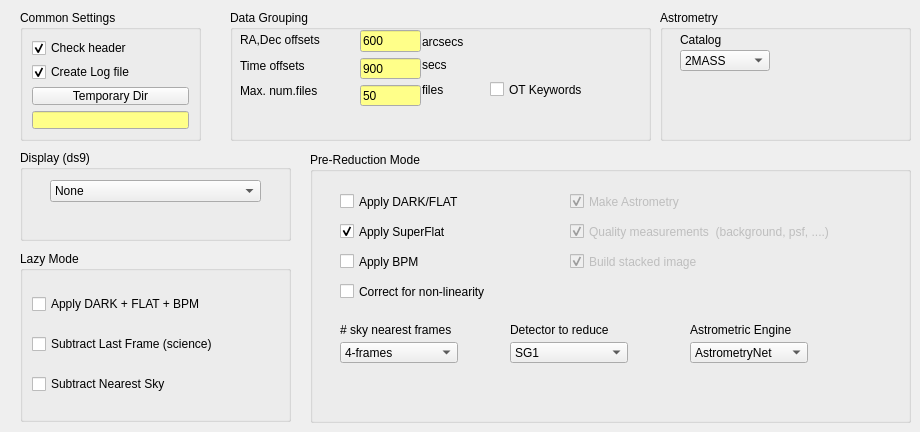
    <widget class="QWidget" name="TabPage">
     <attribute name="title">
      <string>Setup</string>
     </attribute>
     <widget class="QGroupBox" name="groupBox">
      <property name="geometry">
       <rect>
        <x>20</x>
        <y>10</y>
        <width>181</width>
        <height>131</height>
       </rect>
      </property>
      <property name="title">
       <string>Common Settings</string>
      </property>
      <layout class="QVBoxLayout" name="verticalLayout_2">
       <item>
        <widget class="QCheckBox" name="checkBox">
         <property name="text">
          <string>Check header</string>
         </property>
         <property name="checked">
          <bool>true</bool>
         </property>
        </widget>
       </item>
       <item>
        <widget class="QCheckBox" name="checkBox7_2_2_2">
         <property name="text">
          <string>Create Log file</string>
         </property>
         <property name="checked">
          <bool>true</bool>
         </property>
        </widget>
       </item>
       <item>
        <widget class="QPushButton" name="pushButton_tempD">
         <property name="toolTip">
          <string>Browse the temporal file location</string>
         </property>
         <property name="text">
          <string>Temporary Dir</string>
         </property>
        </widget>
       </item>
       <item>
        <widget class="QLineEdit" name="lineEdit_tempD">
         <property name="palette">
          <palette>
           <active>
            <colorrole role="Base">
             <brush brushstyle="SolidPattern">
              <color alpha="255">
               <red>255</red>
               <green>255</green>
               <blue>137</blue>
              </color>
             </brush>
            </colorrole>
           </active>
           <inactive>
            <colorrole role="Base">
             <brush brushstyle="SolidPattern">
              <color alpha="255">
               <red>255</red>
               <green>255</green>
               <blue>137</blue>
              </color>
             </brush>
            </colorrole>
           </inactive>
           <disabled>
            <colorrole role="Base">
             <brush brushstyle="SolidPattern">
              <color alpha="255">
               <red>244</red>
               <green>244</green>
               <blue>244</blue>
              </color>
             </brush>
            </colorrole>
           </disabled>
          </palette>
         </property>
         <property name="toolTip">
          <string>Temporal files location</string>
         </property>
         <property name="readOnly">
          <bool>true</bool>
         </property>
        </widget>
       </item>
      </layout>
     </widget>
     <widget class="QGroupBox" name="groupBox_2">
      <property name="geometry">
       <rect>
        <x>230</x>
        <y>10</y>
        <width>421</width>
        <height>131</height>
       </rect>
      </property>
      <property name="title">
       <string>Data Grouping</string>
      </property>
      <widget class="QLabel" name="textLabel5">
       <property name="geometry">
        <rect>
         <x>192</x>
         <y>22</y>
         <width>58</width>
         <height>20</height>
        </rect>
       </property>
       <property name="text">
        <string>arcsecs</string>
       </property>
       <property name="wordWrap">
        <bool>false</bool>
       </property>
      </widget>
      <widget class="QLabel" name="textLabel5_2">
       <property name="geometry">
        <rect>
         <x>192</x>
         <y>45</y>
         <width>58</width>
         <height>20</height>
        </rect>
       </property>
       <property name="midLineWidth">
        <number>1</number>
       </property>
       <property name="text">
        <string>secs</string>
       </property>
       <property name="wordWrap">
        <bool>false</bool>
       </property>
      </widget>
      <widget class="QCheckBox" name="checkBox_data_grouping_OT">
       <property name="geometry">
        <rect>
         <x>260</x>
         <y>70</y>
         <width>140</width>
         <height>19</height>
        </rect>
       </property>
       <property name="text">
        <string>OT Keywords</string>
       </property>
       <property name="checked">
        <bool>false</bool>
       </property>
      </widget>
      <widget class="QLabel" name="textLabel5_3">
       <property name="geometry">
        <rect>
         <x>192</x>
         <y>70</y>
         <width>58</width>
         <height>20</height>
        </rect>
       </property>
       <property name="midLineWidth">
        <number>1</number>
       </property>
       <property name="text">
        <string>files</string>
       </property>
       <property name="wordWrap">
        <bool>false</bool>
       </property>
      </widget>
      <widget class="QWidget" name="layoutWidget">
       <property name="geometry">
        <rect>
         <x>10</x>
         <y>20</y>
         <width>93</width>
         <height>71</height>
        </rect>
       </property>
       <layout class="QVBoxLayout" name="verticalLayout_3">
        <item>
         <widget class="QLabel" name="textLabel4_3">
          <property name="text">
           <string>RA,Dec offsets</string>
          </property>
          <property name="wordWrap">
           <bool>false</bool>
          </property>
         </widget>
        </item>
        <item>
         <widget class="QLabel" name="textLabel4_3_2">
          <property name="text">
           <string>Time offsets</string>
          </property>
          <property name="wordWrap">
           <bool>false</bool>
          </property>
         </widget>
        </item>
        <item>
         <widget class="QLabel" name="textLabel4_3_3">
          <property name="text">
           <string>Max. num.files</string>
          </property>
          <property name="wordWrap">
           <bool>false</bool>
          </property>
         </widget>
        </item>
       </layout>
      </widget>
      <widget class="QWidget" name="layoutWidget">
       <property name="geometry">
        <rect>
         <x>130</x>
         <y>20</y>
         <width>61</width>
         <height>76</height>
        </rect>
       </property>
       <layout class="QVBoxLayout" name="verticalLayout_4">
        <item>
         <widget class="QLineEdit" name="lineEdit_ra_dec_near_offset">
          <property name="palette">
           <palette>
            <active>
             <colorrole role="Base">
              <brush brushstyle="SolidPattern">
               <color alpha="255">
                <red>255</red>
                <green>255</green>
                <blue>137</blue>
               </color>
              </brush>
             </colorrole>
            </active>
            <inactive>
             <colorrole role="Base">
              <brush brushstyle="SolidPattern">
               <color alpha="255">
                <red>255</red>
                <green>255</green>
                <blue>137</blue>
               </color>
              </brush>
             </colorrole>
            </inactive>
            <disabled>
             <colorrole role="Base">
              <brush brushstyle="SolidPattern">
               <color alpha="255">
                <red>244</red>
                <green>244</green>
                <blue>244</blue>
               </color>
              </brush>
             </colorrole>
            </disabled>
           </palette>
          </property>
          <property name="inputMask">
           <string>#####; </string>
          </property>
          <property name="text">
           <string>600</string>
          </property>
         </widget>
        </item>
        <item>
         <widget class="QLineEdit" name="lineEdit_time_near_offset">
          <property name="palette">
           <palette>
            <active>
             <colorrole role="Base">
              <brush brushstyle="SolidPattern">
               <color alpha="255">
                <red>255</red>
                <green>255</green>
                <blue>137</blue>
               </color>
              </brush>
             </colorrole>
            </active>
            <inactive>
             <colorrole role="Base">
              <brush brushstyle="SolidPattern">
               <color alpha="255">
                <red>255</red>
                <green>255</green>
                <blue>137</blue>
               </color>
              </brush>
             </colorrole>
            </inactive>
            <disabled>
             <colorrole role="Base">
              <brush brushstyle="SolidPattern">
               <color alpha="255">
                <red>244</red>
                <green>244</green>
                <blue>244</blue>
               </color>
              </brush>
             </colorrole>
            </disabled>
           </palette>
          </property>
          <property name="inputMask">
           <string>#####; </string>
          </property>
          <property name="text">
           <string>900</string>
          </property>
         </widget>
        </item>
        <item>
         <widget class="QLineEdit" name="lineEdit_max_num_files">
          <property name="palette">
           <palette>
            <active>
             <colorrole role="Base">
              <brush brushstyle="SolidPattern">
               <color alpha="255">
                <red>255</red>
                <green>255</green>
                <blue>137</blue>
               </color>
              </brush>
             </colorrole>
            </active>
            <inactive>
             <colorrole role="Base">
              <brush brushstyle="SolidPattern">
               <color alpha="255">
                <red>255</red>
                <green>255</green>
                <blue>137</blue>
               </color>
              </brush>
             </colorrole>
            </inactive>
            <disabled>
             <colorrole role="Base">
              <brush brushstyle="SolidPattern">
               <color alpha="255">
                <red>244</red>
                <green>244</green>
                <blue>244</blue>
               </color>
              </brush>
             </colorrole>
            </disabled>
           </palette>
          </property>
          <property name="inputMask">
           <string>####; </string>
          </property>
          <property name="text">
           <string>50</string>
          </property>
         </widget>
        </item>
       </layout>
      </widget>
     </widget>
     <widget class="QGroupBox" name="groupBox_3">
      <property name="geometry">
       <rect>
        <x>660</x>
        <y>10</y>
        <width>251</width>
        <height>131</height>
       </rect>
      </property>
      <property name="title">
       <string>Astrometry</string>
      </property>
      <widget class="QComboBox" name="comboBox_AstromCatalog">
       <property name="geometry">
        <rect>
         <x>20</x>
         <y>40</y>
         <width>90</width>
         <height>21</height>
        </rect>
       </property>
       <item>
        <property name="text">
         <string>2MASS</string>
        </property>
       </item>
       <item>
        <property name="text">
         <string>USNO-B1</string>
        </property>
       </item>
       <item>
        <property name="text">
         <string>GSC 2.2</string>
        </property>
       </item>
       <item>
        <property name="text">
         <string>SDSS-R5</string>
        </property>
       </item>
       <item>
        <property name="text">
         <string>UCAC-2</string>
        </property>
       </item>
       <item>
        <property name="text">
         <string>FILE</string>
        </property>
       </item>
      </widget>
      <widget class="QLabel" name="textLabel1_2">
       <property name="geometry">
        <rect>
         <x>20</x>
         <y>20</y>
         <width>58</width>
         <height>20</height>
        </rect>
       </property>
       <property name="text">
        <string>Catalog</string>
       </property>
       <property name="wordWrap">
        <bool>false</bool>
       </property>
      </widget>
     </widget>
     <widget class="QGroupBox" name="groupBox_LazyMode">
      <property name="geometry">
       <rect>
        <x>20</x>
        <y>251</y>
        <width>271</width>
        <height>171</height>
       </rect>
      </property>
      <property name="title">
       <string>Lazy Mode</string>
      </property>
      <layout class="QVBoxLayout" name="verticalLayout">
       <item>
        <widget class="QCheckBox" name="checkBox_subDark_FF_BPM">
         <property name="toolTip">
          <string>Substract Dark, apply Flat-Field and grab BPM</string>
         </property>
         <property name="text">
          <string>Apply DARK + FLAT + BPM</string>
         </property>
         <property name="checked">
          <bool>false</bool>
         </property>
         <property name="autoExclusive">
          <bool>true</bool>
         </property>
        </widget>
       </item>
       <item>
        <widget class="QCheckBox" name="checkBox_subLastFrame">
         <property name="statusTip">
          <string>Subtract last science frame for sky subtraction</string>
         </property>
         <property name="text">
          <string>Subtract Last Frame (science)</string>
         </property>
         <property name="autoExclusive">
          <bool>true</bool>
         </property>
        </widget>
       </item>
       <item>
        <widget class="QCheckBox" name="checkBox_subSky">
         <property name="enabled">
          <bool>true</bool>
         </property>
         <property name="statusTip">
          <string>Subtract the sky computed from last sky sci frames</string>
         </property>
         <property name="text">
          <string>Subtract Nearest Sky</string>
         </property>
         <property name="autoExclusive">
          <bool>true</bool>
         </property>
        </widget>
       </item>
      </layout>
     </widget>
     <widget class="QGroupBox" name="groupBox_PrereductionMode">
      <property name="geometry">
       <rect>
        <x>310</x>
        <y>152</y>
        <width>601</width>
        <height>271</height>
       </rect>
      </property>
      <property name="title">
       <string>Pre-Reduction Mode</string>
      </property>
      <widget class="QComboBox" name="comboBox_pre_skyWindow">
       <property name="geometry">
        <rect>
         <x>30</x>
         <y>190</y>
         <width>118</width>
         <height>21</height>
        </rect>
       </property>
       <property name="currentIndex">
        <number>3</number>
       </property>
       <item>
        <property name="text">
         <string>1-Current frame</string>
        </property>
       </item>
       <item>
        <property name="text">
         <string>2-frames</string>
        </property>
       </item>
       <item>
        <property name="text">
         <string>3-frames</string>
        </property>
       </item>
       <item>
        <property name="text">
         <string>4-frames</string>
        </property>
       </item>
       <item>
        <property name="text">
         <string>5-frames</string>
        </property>
       </item>
      </widget>
      <widget class="QCheckBox" name="checkBox_pre_QM">
       <property name="enabled">
        <bool>false</bool>
       </property>
       <property name="geometry">
        <rect>
         <x>260</x>
         <y>70</y>
         <width>311</width>
         <height>19</height>
        </rect>
       </property>
       <property name="text">
        <string>Quality measurements  (background, psf, ....)</string>
       </property>
       <property name="checked">
        <bool>true</bool>
       </property>
      </widget>
      <widget class="QLabel" name="textLabel3">
       <property name="geometry">
        <rect>
         <x>30</x>
         <y>170</y>
         <width>151</width>
         <height>16</height>
        </rect>
       </property>
       <property name="text">
        <string># sky nearest frames</string>
       </property>
       <property name="wordWrap">
        <bool>false</bool>
       </property>
      </widget>
      <widget class="QCheckBox" name="checkBox_pre_MA">
       <property name="enabled">
        <bool>false</bool>
       </property>
       <property name="geometry">
        <rect>
         <x>260</x>
         <y>40</y>
         <width>180</width>
         <height>19</height>
        </rect>
       </property>
       <property name="text">
        <string>Make Astrometry</string>
       </property>
       <property name="checked">
        <bool>true</bool>
       </property>
      </widget>
      <widget class="QCheckBox" name="checkBox_pre_appBPM">
       <property name="geometry">
        <rect>
         <x>30</x>
         <y>100</y>
         <width>180</width>
         <height>19</height>
        </rect>
       </property>
       <property name="text">
        <string>Apply BPM</string>
       </property>
       <property name="checked">
        <bool>false</bool>
       </property>
      </widget>
      <widget class="QCheckBox" name="checkBox_pre_subDark_FF">
       <property name="geometry">
        <rect>
         <x>30</x>
         <y>40</y>
         <width>180</width>
         <height>19</height>
        </rect>
       </property>
       <property name="text">
        <string>Apply DARK/FLAT</string>
       </property>
       <property name="checked">
        <bool>false</bool>
       </property>
      </widget>
      <widget class="QCheckBox" name="checkBox_pre_appSF">
       <property name="geometry">
        <rect>
         <x>30</x>
         <y>70</y>
         <width>180</width>
         <height>19</height>
        </rect>
       </property>
       <property name="text">
        <string>Apply SuperFlat</string>
       </property>
       <property name="checked">
        <bool>true</bool>
       </property>
      </widget>
      <widget class="QCheckBox" name="checkBox_pre_BS">
       <property name="enabled">
        <bool>false</bool>
       </property>
       <property name="geometry">
        <rect>
         <x>260</x>
         <y>100</y>
         <width>171</width>
         <height>19</height>
        </rect>
       </property>
       <property name="text">
        <string>Build stacked image</string>
       </property>
       <property name="checked">
        <bool>true</bool>
       </property>
      </widget>
      <widget class="QCheckBox" name="checkBox_pre_appNLC">
       <property name="geometry">
        <rect>
         <x>30</x>
         <y>130</y>
         <width>181</width>
         <height>19</height>
        </rect>
       </property>
       <property name="text">
        <string>Correct for non-linearity</string>
       </property>
       <property name="checked">
        <bool>false</bool>
       </property>
      </widget>
      <widget class="QComboBox" name="comboBox_detector">
       <property name="geometry">
        <rect>
         <x>200</x>
         <y>190</y>
         <width>118</width>
         <height>21</height>
        </rect>
       </property>
       <property name="currentIndex">
        <number>0</number>
       </property>
       <item>
        <property name="text">
         <string>SG1</string>
        </property>
       </item>
       <item>
        <property name="text">
         <string>SG2</string>
        </property>
       </item>
       <item>
        <property name="text">
         <string>SG3</string>
        </property>
       </item>
       <item>
        <property name="text">
         <string>SG4</string>
        </property>
       </item>
       <item>
        <property name="text">
         <string>SG123</string>
        </property>
       </item>
       <item>
        <property name="text">
         <string>All</string>
        </property>
       </item>
      </widget>
      <widget class="QLabel" name="textLabel3_3">
       <property name="geometry">
        <rect>
         <x>200</x>
         <y>170</y>
         <width>151</width>
         <height>16</height>
        </rect>
       </property>
       <property name="text">
        <string>Detector to reduce</string>
       </property>
       <property name="wordWrap">
        <bool>false</bool>
       </property>
      </widget>
      <widget class="QComboBox" name="comboBox_AstromEngine">
       <property name="geometry">
        <rect>
         <x>380</x>
         <y>190</y>
         <width>118</width>
         <height>21</height>
        </rect>
       </property>
       <property name="currentIndex">
        <number>0</number>
       </property>
       <item>
        <property name="text">
         <string>AstrometryNet</string>
        </property>
       </item>
       <item>
        <property name="text">
         <string>SCAMP</string>
        </property>
       </item>
      </widget>
      <widget class="QLabel" name="textLabel3_4">
       <property name="geometry">
        <rect>
         <x>380</x>
         <y>170</y>
         <width>161</width>
         <height>16</height>
        </rect>
       </property>
       <property name="text">
        <string>Astrometric Engine</string>
       </property>
       <property name="wordWrap">
        <bool>false</bool>
       </property>
      </widget>
     </widget>
     <widget class="QGroupBox" name="groupBox_4">
      <property name="geometry">
       <rect>
        <x>20</x>
        <y>150</y>
        <width>271</width>
        <height>91</height>
       </rect>
      </property>
      <property name="title">
       <string>Display (ds9)</string>
      </property>
      <widget class="QComboBox" name="comboBox_show_imgs">
       <property name="geometry">
        <rect>
         <x>30</x>
         <y>30</y>
         <width>211</width>
         <height>22</height>
        </rect>
       </property>
       <item>
        <property name="text">
         <string>None</string>
        </property>
       </item>
       <item>
        <property name="text">
         <string>Only new files in 'Input Dir'</string>
        </property>
       </item>
       <item>
        <property name="text">
         <string>Only results</string>
        </property>
       </item>
       <item>
        <property name="text">
         <string>All files</string>
        </property>
       </item>
      </widget>
     </widget>
    </widget>
